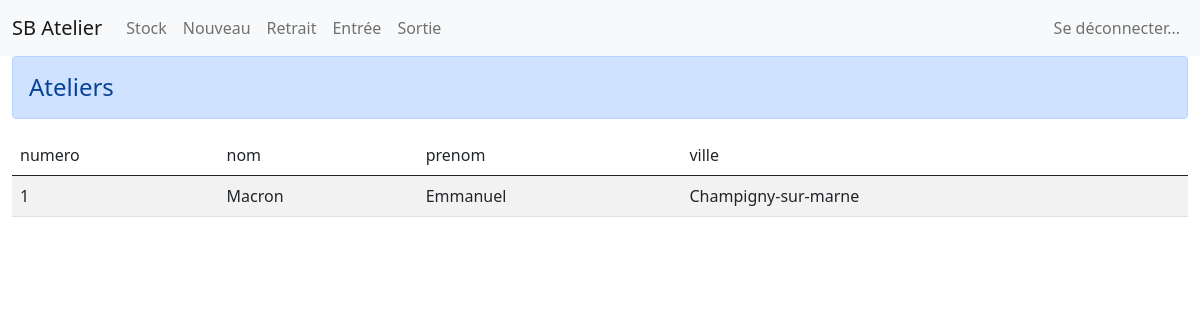
Page /vues/vue-liste-stagiaires.php?atelier=1 on the committed database.
### tables this page shows
create table Participation (
	numeroClient int not null,
	numeroAtelier int not null,
	dateInscription date,
	primary key(numeroClient, numeroAtelier),
	foreign key(numeroClient) references Client(numero),
	foreign key(numeroAtelier) references Atelier(numero)
);

create table Client (
	numero int not null auto_increment,
	civilite char(10),
	nom varchar(50),
	prenom varchar(50),
	dateNaissance date,
	adresseMail varchar(70),
	mdp VARBINARY(100),
	adressePostale varchar(100),
	codePostale char(5),
	ville varchar(50),
	numeroTelephone char(10),
	primary key(numero)
);

### vues/vue-liste-stagiaires.php (the view, shortened to what this page needs)
<?php
if (isset($_GET['atelier'])) {
	$atelier = $_GET['atelier'];
} else {
	$atelier = '';
}
?>
<?php
try {
	$bd = new PDO(
		'mysql:host=localhost;dbname=sbateliers',
		'sanayabio',
		'sb2021'
	);
	$sql = 'select * '
		. 'from Participation as P '
		. 'inner join Client as C '
		. 'on P.numeroClient = C.numero '
		. 'where P.numeroAtelier = ' . $atelier . ";";
	$st = $bd->prepare($sql);
	$st->execute();
	$clients = $st->fetchall();
} catch (PDOException $e) {
	session_unset();
	session_destroy();
	header('Location: ../vues/vue-connexion.php?echec=0');
}
?>
<!DOCTYPE html>
<html lang="fr">
<head>
	<link href="https://cdn.jsdelivr.net/npm/bootstrap@5.0.0-beta3/dist/css/bootstrap.min.css" rel="stylesheet">
</head>
<body>
	<nav class="navbar navbar-expand-lg navbar-light bg-light">
		<div class="container-fluid">
			<a class="navbar-brand" href="../vues/vue-liste-ateliers.php">SB Atelier</a>
			<div class="collapse navbar-collapse" id="navbarSupportedContent">
				<ul class="nav navbar-nav me-auto mb-2 mb-lg-0">
					<li class="nav-item">
						<a class="nav-link" href="">Stock</a>
					</li>
					<li class="nav-item">
						<a class="nav-link" href="">Nouveau</a>
					</li>
					<li class="nav-item">
						<a class="nav-link" href="">Retrait</a>
					</li>
					<li class="nav-item">
						<a class="nav-link" href="">Entrée</a>
					</li>
					<li class="nav-item">
						<a class="nav-link" href="">Sortie</a>
					</li>
				</ul>
				<ul class="nav navbar-nav navbar-right">
					<li class="nav-item">
						<a class="nav-link" href="#"><?php echo $_SESSION['prenom'] . ' ' . $_SESSION['nom']  ?></a>
					</li>
					<li class="nav-item">
						<a class="nav-link" href="../controleurs/ctrl-deconnecter.php">Se déconnecter...</a>
					</li>
				</ul>
			</div>
		</div>
	</nav>
	<div class="container-fluid">
		<h4 class="alert alert-primary" role="alert">
			Ateliers
		</h4>
		<table class="table table-striped">
			<thead>
				<tr>
					<td>numero</td>
					<td>nom</td>
					<td>prenom</td>
					<td>ville</td>
				</tr>
			</thead>
			<tbody>
				<?php foreach ($clients as $client) { ?>
					<tr>
						<td><?php echo $client['numero']; ?></td>
						<td><?php echo $client['nom']; ?></td>
						<td><?php echo $client['prenom']; ?></td>
						<td><?php echo $client['ville']; ?></td>
					</tr>
				<?php } ?>
			</tbody>
		</table>
	</div>
</body>
</html>

### rows in the picture
participation: numeroClient.numero "1", numeroClient.nom "Macron", numeroClient.prenom "Emmanuel", numeroClient.ville "Champigny-sur-marne"
